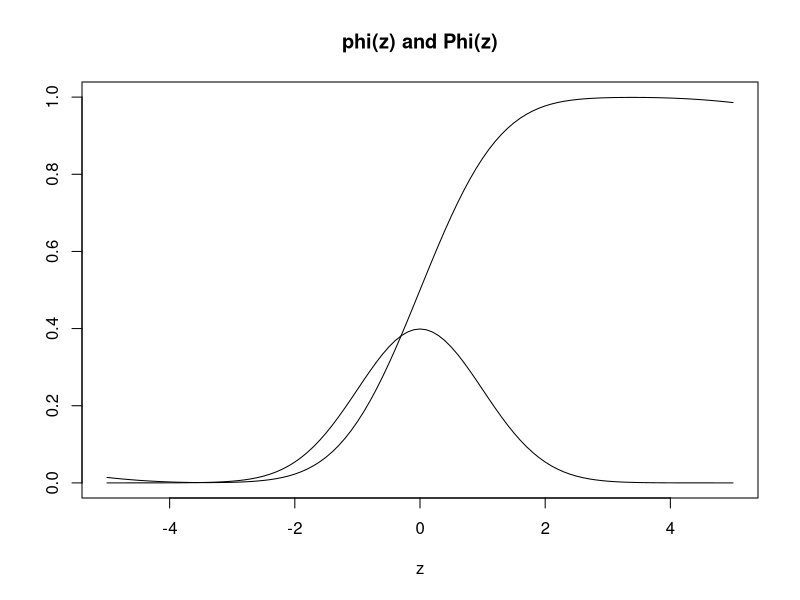
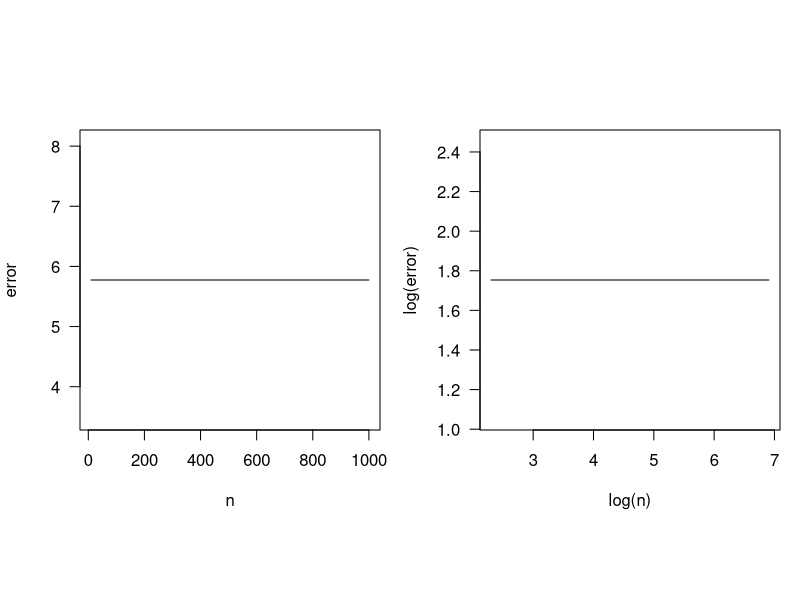

Write the R code that produced these figures, in order.

# numerical integral of ftn from a to b
# using Simpson's rule with n subdivisions 
#
# ftn is a function of a single variable
# we assume a < b and n is a positive even integer
simpson_n <- function(ftn, a, b, n = 100)
{
	n <- max(c(2*(n %% 2),4))
	h <- (b-a)/n
	x.vec1 <- seq(a+h, b-h, by = 2*h)
	x.vec2 <- seq(a+2*h, b-2*h, by = 2*h)
	f.vec1 <- sapply(x.vec1, ftn)
	f.vec2 <- sapply(x.vec2, ftn)
	S <- h/3*(ftn(a) + ftn(b) + 4*sum(f.vec1) + 2*sum(f.vec2)) 
	return(S)
}


ftn6 <- function(x) return(4 * x^3)
simpson_n(ftn6, 0, 1, 10)

phi <- function(x) return (exp(-x^2/2)/sqrt(2*pi))
Phi <- function(z)
{
	if (z <0)
	{
		return (0.5 - simpson_n(phi,z,0))
	}
	else
	{
		return (0.5 + simpson_n(phi,0,z))
	}
}


z <- seq(-5, 5, by = 0.1)
phi.z <- sapply(z, phi)
Phi.z <- sapply(z, Phi)
plot(z, Phi.z, type = "l", ylab = "", main = "phi(z) and Phi(z)")
lines(z, phi.z)

# test the accuracy of Simpson’s rule 
# or a sequence of increasing values of n, the number of partitions.


ftn <- function(x) return(1/x)
S <- function(n)  simpson_n(ftn, 0.01,1,n)

n.vec <- seq(10, 1000, by = 10)
S.vec <- sapply(n.vec, S)

opar <- par(mfrow = c(1,2), pty = "s", mar = c(4,4,2,1), las = 1)
plot(n.vec, S.vec+log(0.01),type="l", xlab = "n", ylab = "error")
plot(log(n.vec), log(S.vec + log(0.01)), type = "l", xlab = "log(n)", ylab = "log(error)")







